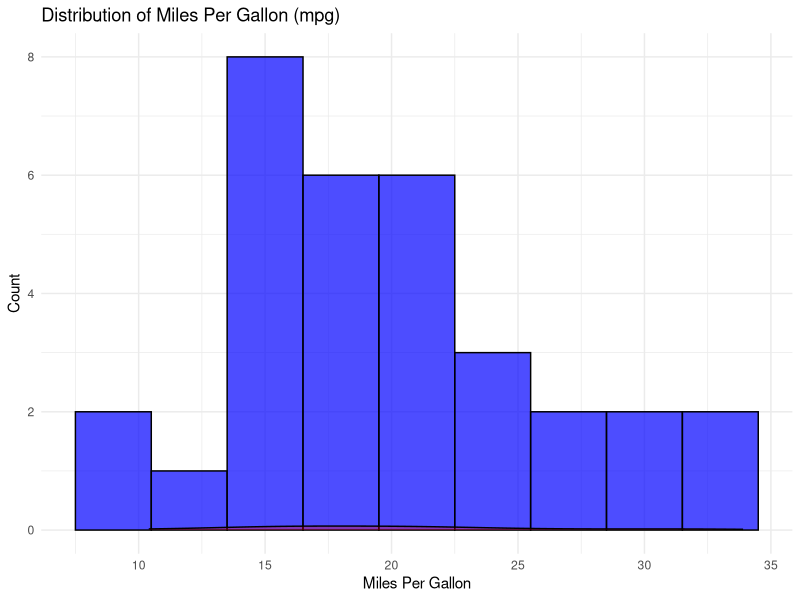
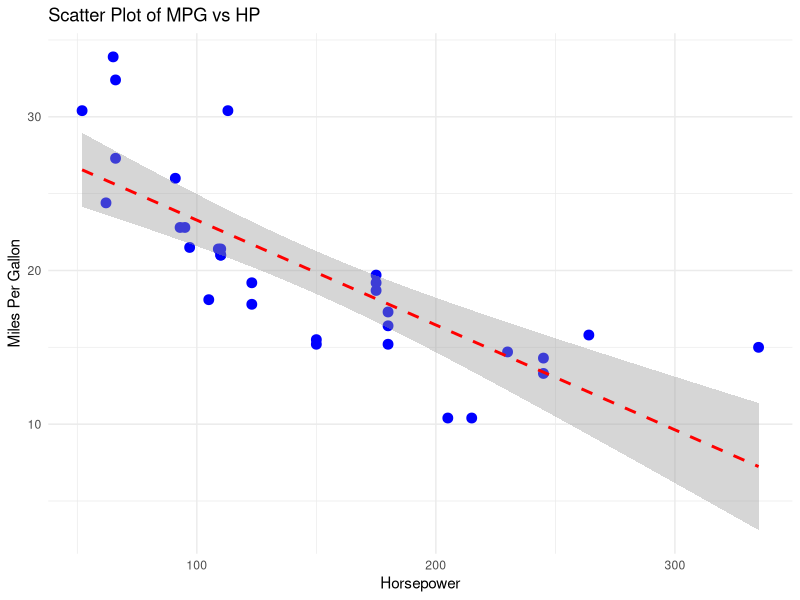
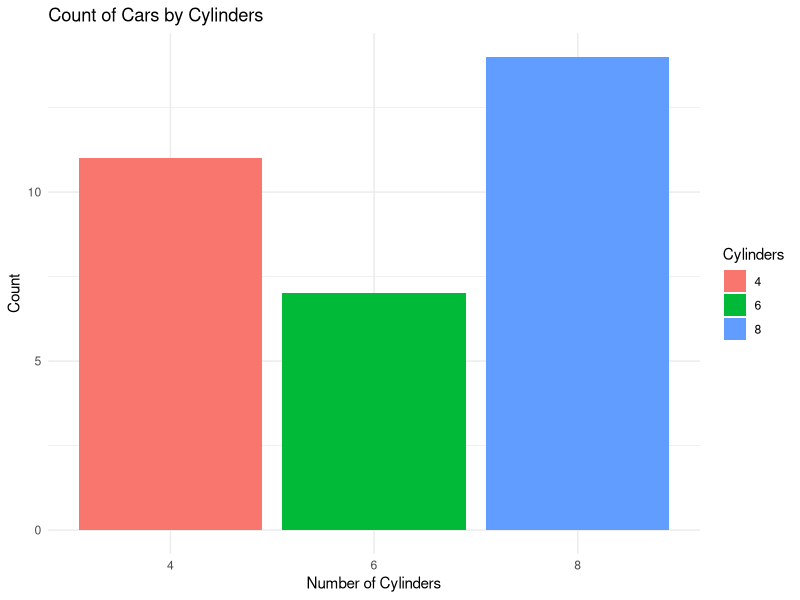
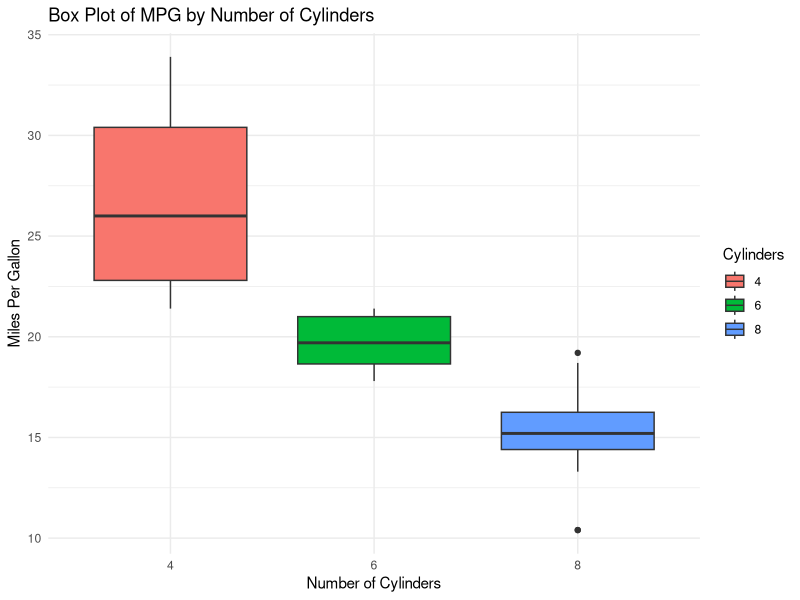
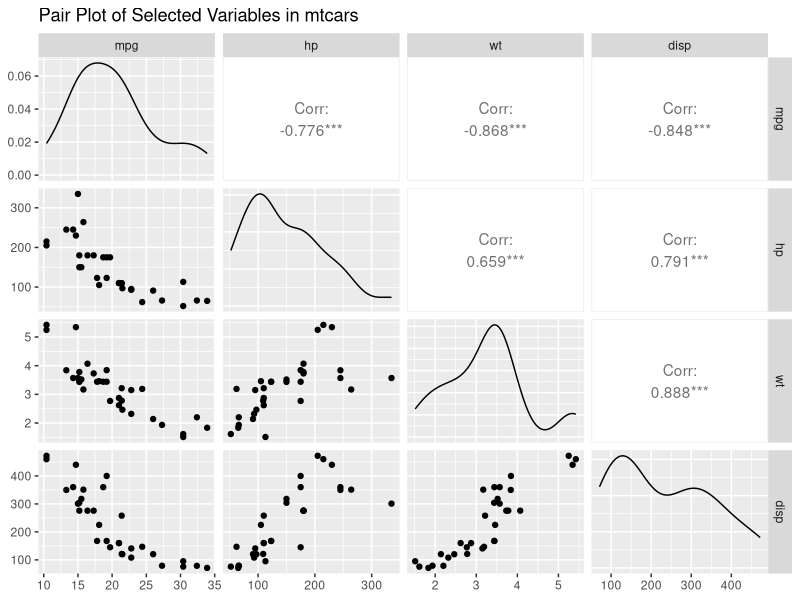
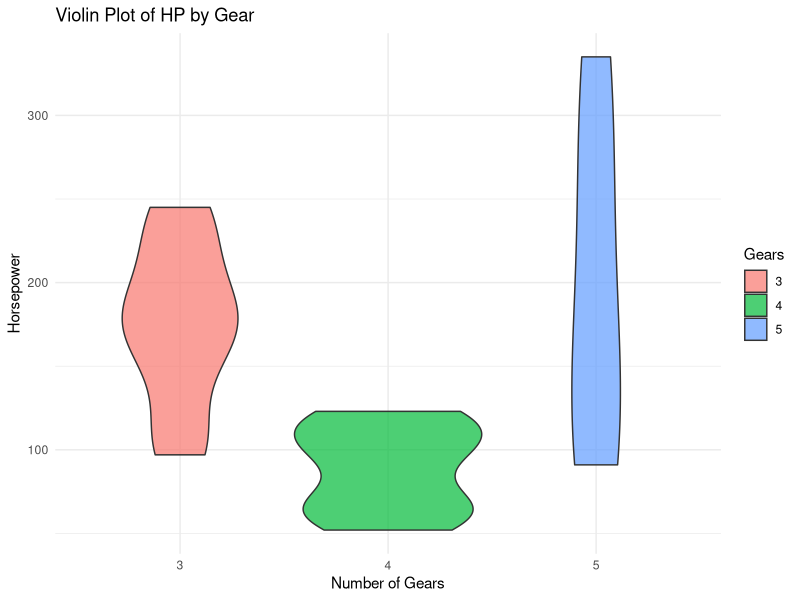

R code for these plots, in order:
# 📌 Install Required Packages
install.packages("ggplot2")   # For data visualization
install.packages("GGally")    # For pair plots
install.packages("dplyr")     # For data manipulation

# 📌 Load Libraries
library(ggplot2)
library(GGally)
library(dplyr)

# 📌 Load Dataset
data <- mtcars

# ✅ **1. Distribution of a Continuous Variable** (Histogram + Density Plot)
ggplot(data, aes(x = mpg)) +
  geom_histogram(binwidth = 3, fill = "blue", alpha = 0.7, color = "black") +
  geom_density(alpha = 0.3, fill = "red") +
  theme_minimal() +
  labs(title = "Distribution of Miles Per Gallon (mpg)", x = "Miles Per Gallon", y = "Count")

# ✅ **2. Relationship Between Continuous Variables** (Scatter Plot + Trend Line)
ggplot(data, aes(x = hp, y = mpg)) +
  geom_point(color = "blue", size = 3) +
  geom_smooth(method = "lm", color = "red", linetype = "dashed") +
  theme_minimal() +
  labs(title = "Scatter Plot of MPG vs HP", x = "Horsepower", y = "Miles Per Gallon")

# ✅ **3. Distribution of a Categorical Variable** (Bar Chart)
ggplot(data, aes(x = factor(cyl), fill = factor(cyl))) +
  geom_bar() +
  theme_minimal() +
  labs(title = "Count of Cars by Cylinders", x = "Number of Cylinders", y = "Count", fill = "Cylinders")

# ✅ **4. Relationship Between Continuous and Categorical Variable** (Box Plot)
ggplot(data, aes(x = factor(cyl), y = mpg, fill = factor(cyl))) +
  geom_boxplot() +
  theme_minimal() +
  labs(title = "Box Plot of MPG by Number of Cylinders", x = "Number of Cylinders", y = "Miles Per Gallon", fill = "Cylinders")

# ✅ **5. Pair Plot for Multivariate Analysis**
ggpairs(data, columns = c("mpg", "hp", "wt", "disp"),
        title = "Pair Plot of Selected Variables in mtcars")

# ✅ **6. Violin Plot (Continuous vs Categorical)**
ggplot(data, aes(x = factor(gear), y = hp, fill = factor(gear))) +
  geom_violin(alpha = 0.7) +
  theme_minimal() +
  labs(title = "Violin Plot of HP by Gear", x = "Number of Gears", y = "Horsepower", fill = "Gears")
